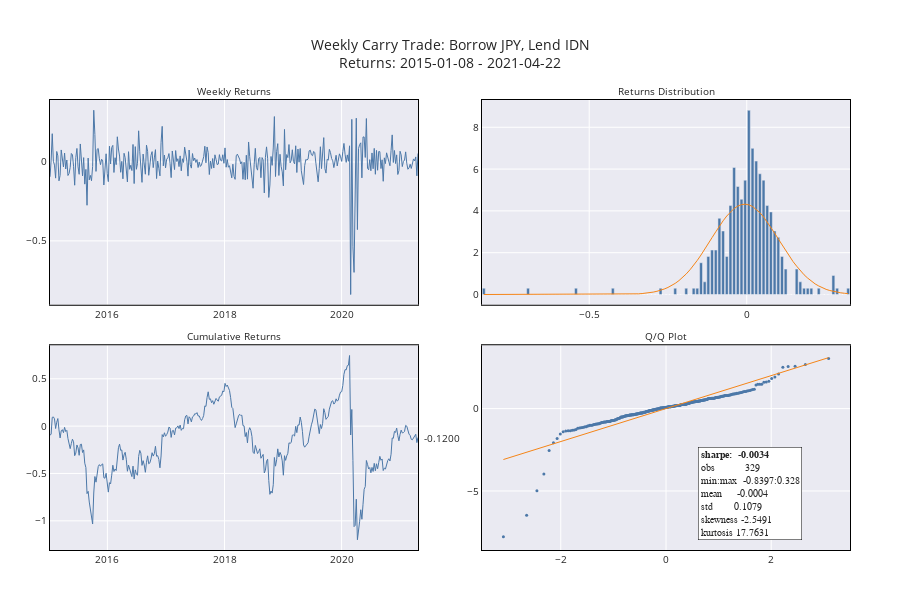

The code cell stored with this chart in its notebook:
### Code cell
utils.make_returns_chart(df_ret)

### Figure 1 — Plotly figure (JSON) as saved in the notebook; plotly's stock layout.template omitted (floating-point values rounded to 4 significant figures; data arrays with more than 128 entries replaced by an {"elided": "..."} marker saying what was removed)
{"data": [{"line": {"color": "#4C78A8", "width": 1}, "name": "return", "type": "scatter", "x": {"elided": "329 str values"}, "xaxis": "x", "y": {"elided": "329 float values"}, "yaxis": "y"}, {"line": {"color": "#4C78A8", "width": 1}, "name": "cum. return", "type": "scatter", "x": {"elided": "329 str values"}, "xaxis": "x3", "y": {"elided": "329 float values"}, "yaxis": "y3"}, {"marker": {"color": "#4C78A8"}, "name": "pct. of returns", "type": "bar", "x": [-0.8345, -0.822, -0.8105, -0.799, -0.787, -0.7755, -0.764, -0.752, -0.7405, -0.729, -0.717, -0.7055, -0.694, -0.682, -0.6705, -0.659, -0.647, -0.6355, -0.624, -0.612, -0.6005, -0.589, -0.577, -0.5655, -0.554, -0.542, -0.5305, -0.519, -0.507, -0.495, -0.4835, -0.472, -0.46, -0.4485, -0.437, -0.425, -0.4135, -0.402, -0.39, -0.3785, -0.367, -0.355, -0.3435, -0.332, -0.32, -0.3085, -0.297, -0.285, -0.2735, -0.262, -0.25, -0.2385, -0.227, -0.215, -0.2035, -0.192, -0.18, -0.1685, -0.157, -0.145, -0.1335, -0.122, -0.11, -0.0983, -0.08675, -0.07505, -0.06335, -0.0517, -0.04005, -0.02835, -0.01665, -0.004979, 0.006672, 0.01835, 0.03005, 0.0417, 0.05335, 0.06505, 0.07675, 0.0884, 0.1001, 0.112, 0.1235, 0.135, 0.147, 0.1585, 0.17, 0.182, 0.1935, 0.205, 0.217, 0.2285, 0.24, 0.252, 0.2635, 0.275, 0.287, 0.2985, 0.31, 0.322], "xaxis": "x2", "y": [0.304, 0, 0, 0, 0, 0, 0, 0, 0, 0, 0, 0, 0.304, 0, 0, 0, 0, 0, 0, 0, 0, 0, 0, 0, 0, 0.304, 0, 0, 0, 0, 0, 0, 0, 0, 0, 0.304, 0, 0, 0, 0, 0, 0, 0, 0, 0, 0, 0, 0, 0.304, 0, 0, 0, 0.304, 0, 0, 0.304, 0, 0.304, 0.304, 1.52, 0.6079, 1.824, 2.128, 2.128, 3.647, 3.04, 1.824, 4.255, 6.079, 5.167, 4.559, 5.471, 8.815, 6.991, 6.383, 5.775, 5.471, 4.255, 3.951, 3.04, 2.736, 1.824, 1.216, 0, 0, 1.216, 0.6079, 0.304, 0.304, 0.304, 0, 0.304, 0, 0, 0, 0.9119, 0.304, 0, 0, 0.304], "yaxis": "y2"}, {"line": {"color": "#F58518", "width": 1}, "name": "normal", "type": "scatter", "x": [-0.8345, -0.822, -0.8105, -0.799, -0.787, -0.7755, -0.764, -0.752, -0.7405, -0.729, -0.717, -0.7055, -0.694, -0.682, -0.6705, -0.659, -0.647, -0.6355, -0.624, -0.612, -0.6005, -0.589, -0.577, -0.5655, -0.554, -0.542, -0.5305, -0.519, -0.507, -0.495, -0.4835, -0.472, -0.46, -0.4485, -0.437, -0.425, -0.4135, -0.402, -0.39, -0.3785, -0.367, -0.355, -0.3435, -0.332, -0.32, -0.3085, -0.297, -0.285, -0.2735, -0.262, -0.25, -0.2385, -0.227, -0.215, -0.2035, -0.192, -0.18, -0.1685, -0.157, -0.145, -0.1335, -0.122, -0.11, -0.0983, -0.08675, -0.07505, -0.06335, -0.0517, -0.04005, -0.02835, -0.01665, -0.004979, 0.006672, 0.01835, 0.03005, 0.0417, 0.05335, 0.06505, 0.07675, 0.0884, 0.1001, 0.112, 0.1235, 0.135, 0.147, 0.1585, 0.17, 0.182, 0.1935, 0.205, 0.217, 0.2285, 0.24, 0.252, 0.2635, 0.275, 0.287, 0.2985, 0.31, 0.322], "xaxis": "x2", "y": [7.397e-13, 1.724e-12, 3.705e-12, 8.433e-12, 1.896e-11, 3.942e-11, 8.655e-11, 1.877e-10, 3.775e-10, 7.996e-10, 1.673e-09, 3.255e-09, 6.65e-09, 1.342e-08, 2.526e-08, 4.978e-08, 9.69e-08, 1.765e-07, 3.355e-07, 6.299e-07, 1.11e-06, 2.036e-06, 3.686e-06, 6.285e-06, 1.112e-05, 1.942e-05, 3.203e-05, 5.465e-05, 9.209e-05, 0.0001533, 0.0002419, 0.0003931, 0.0006312, 0.0009636, 0.001511, 0.00234, 0.003456, 0.005226, 0.007807, 0.01116, 0.01627, 0.02345, 0.03242, 0.04562, 0.06341, 0.08482, 0.1151, 0.1544, 0.1998, 0.2615, 0.3382, 0.4235, 0.5348, 0.6671, 0.8082, 0.9845, 1.185, 1.388, 1.632, 1.894, 2.147, 2.434, 2.725, 2.999, 3.271, 3.525, 3.755, 3.952, 4.113, 4.23, 4.3, 4.32, 4.29, 4.21, 4.083, 3.916, 3.71, 3.474, 3.215, 2.943, 2.659, 2.368, 2.107, 1.832, 1.574, 1.355, 1.137, 0.9423, 0.7847, 0.6351, 0.5077, 0.4091, 0.3194, 0.2463, 0.192, 0.1446, 0.1075, 0.08108, 0.0589, 0.04226], "yaxis": "y2"}, {"marker": {"color": "#4C78A8", "size": 3}, "mode": "markers", "name": "return norm.", "type": "scatter", "x": {"elided": "329 float values"}, "xaxis": "x4", "y": {"elided": "329 float values"}, "yaxis": "y4"}, {"line": {"color": "#F58518", "width": 1}, "name": "norm.", "type": "scatter", "x": {"elided": "329 float values"}, "xaxis": "x4", "y": {"elided": "329 float values"}, "yaxis": "y4"}], "layout": {"annotations": [{"font": {"size": 10}, "showarrow": false, "text": "Weekly Returns", "x": 0.23, "xanchor": "center", "xref": "paper", "y": 1, "yanchor": "bottom", "yref": "paper"}, {"font": {"size": 10}, "showarrow": false, "text": "Returns Distribution", "x": 0.77, "xanchor": "center", "xref": "paper", "y": 1, "yanchor": "bottom", "yref": "paper"}, {"font": {"size": 10}, "showarrow": false, "text": "Cumulative Returns", "x": 0.23, "xanchor": "center", "xref": "paper", "y": 0.455, "yanchor": "bottom", "yref": "paper"}, {"font": {"size": 10}, "showarrow": false, "text": "Q/Q Plot", "x": 0.77, "xanchor": "center", "xref": "paper", "y": 0.455, "yanchor": "bottom", "yref": "paper"}, {"align": "left", "font": {"size": 10}, "showarrow": false, "text": "-0.1200", "x": 0.465, "xanchor": "left", "xref": "paper", "y": -0.12, "yref": "y3"}, {"align": "left", "bgcolor": "white", "bordercolor": "black", "borderpad": 2, "borderwidth": 0.5, "font": {"family": "Courier New, monospace", "size": 10}, "showarrow": false, "text": "<b>sharpe:  -0.0034</b><br>obs          329<br>min:max  -0.8397:0.328<br>mean     -0.0004<br>std       0.1079<br>skewness -2.5491<br>kurtosis 17.7631", "x": 0.81, "xanchor": "left", "xref": "paper", "y": 0.23, "yanchor": "top", "yref": "paper"}], "font": {"size": 10}, "height": 600, "margin": {"b": 50, "l": 50, "r": 50, "t": 100}, "showlegend": false, "title": {"text": "Weekly Carry Trade: Borrow JPY, Lend IDN<br>Returns: 2015-01-08 - 2021-04-22"}, "xaxis": {"anchor": "y", "domain": [0, 0.46], "linecolor": "black", "linewidth": 1, "mirror": true, "showline": true}, "xaxis2": {"anchor": "y2", "domain": [0.54, 1], "linecolor": "black", "linewidth": 1, "mirror": true, "showline": true}, "xaxis3": {"anchor": "y3", "domain": [0, 0.46], "linecolor": "black", "linewidth": 1, "mirror": true, "showline": true}, "xaxis4": {"anchor": "y4", "domain": [0.54, 1], "linecolor": "black", "linewidth": 1, "mirror": true, "showline": true}, "yaxis": {"anchor": "x", "domain": [0.545, 1], "linecolor": "black", "linewidth": 1, "mirror": true, "showline": true}, "yaxis2": {"anchor": "x2", "domain": [0.545, 1], "linecolor": "black", "linewidth": 1, "mirror": true, "showline": true}, "yaxis3": {"anchor": "x3", "domain": [0, 0.455], "linecolor": "black", "linewidth": 1, "mirror": true, "showline": true}, "yaxis4": {"anchor": "x4", "domain": [0, 0.455], "linecolor": "black", "linewidth": 1, "mirror": true, "showline": true}}}
